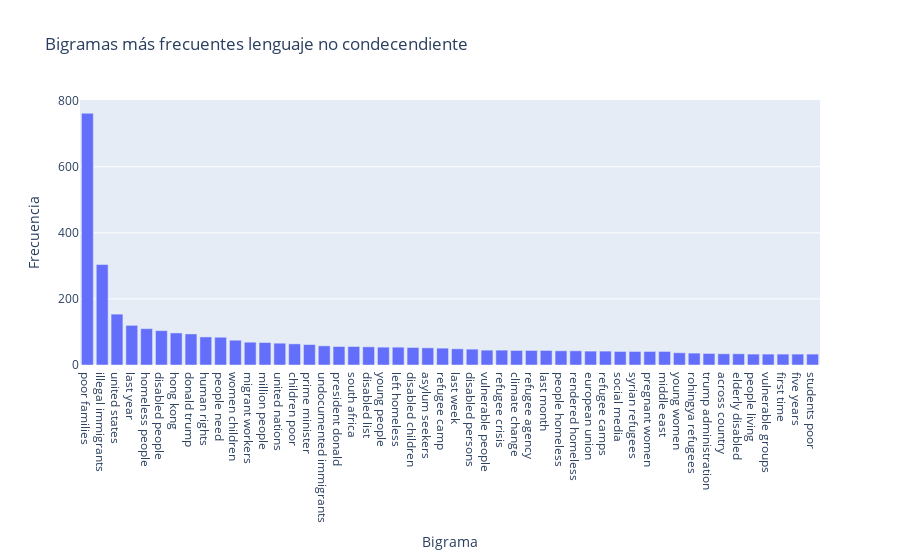

Here is the notebook cell this chart was saved with:
### Code cell
bigrams = corpus_stp_no_patronizing.str.split(" ").apply(make_ngram, n=2)
bigrams_count = np.array(Counter(list(chain.from_iterable(bigrams))).most_common(50))
px.bar(x=bigrams_count[:,0],y=bigrams_count[:,1].astype(int),
       title='Bigramas más frecuentes lenguaje no condecendiente',
       labels={'y':'Frecuencia','x':'Bigrama'}
       )

### Figure 1 — Plotly figure (JSON) as saved in the notebook; plotly's stock layout.template omitted (floating-point values rounded to 4 significant figures)
{"data": [{"alignmentgroup": "True", "hovertemplate": "Bigrama=%{x}<br>Frecuencia=%{y}<extra></extra>", "legendgroup": "", "marker": {"color": "#636efa", "pattern": {"shape": ""}}, "name": "", "offsetgroup": "", "orientation": "v", "showlegend": false, "textposition": "auto", "type": "bar", "x": ["poor families", "illegal immigrants", "united states", "last year", "homeless people", "disabled people", "hong kong", "donald trump", "human rights", "people need", "women children", "migrant workers", "million people", "united nations", "children poor", "prime minister", "undocumented immigrants", "president donald", "south africa", "disabled list", "young people", "left homeless", "disabled children", "asylum seekers", "refugee camp", "last week", "disabled persons", "vulnerable people", "refugee crisis", "climate change", "refugee agency", "last month", "people homeless", "rendered homeless", "european union", "refugee camps", "social media", "syrian refugees", "pregnant women", "middle east", "young women", "rohingya refugees", "trump administration", "across country", "elderly disabled", "people living", "vulnerable groups", "first time", "five years", "students poor"], "xaxis": "x", "y": [762, 304, 154, 120, 110, 104, 97, 94, 85, 84, 75, 69, 68, 66, 64, 62, 58, 56, 56, 55, 54, 54, 53, 52, 51, 49, 48, 45, 45, 44, 44, 44, 43, 43, 42, 42, 41, 41, 41, 41, 37, 36, 35, 34, 34, 33, 33, 33, 33, 33], "yaxis": "y"}], "layout": {"barmode": "relative", "legend": {"tracegroupgap": 0}, "title": {"text": "Bigramas más frecuentes lenguaje no condecendiente"}, "xaxis": {"anchor": "y", "domain": [0, 1], "title": {"text": "Bigrama"}}, "yaxis": {"anchor": "x", "domain": [0, 1], "title": {"text": "Frecuencia"}}}}
